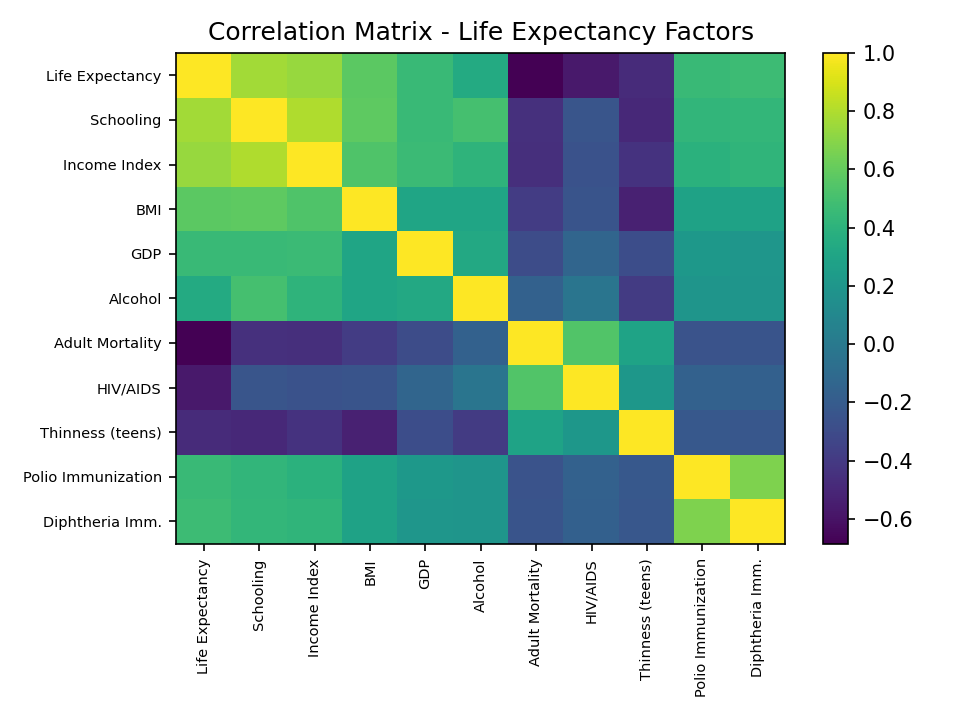

Here is the Python script that generated this plot:
# Ugly version: heatmap with default colormap and styling
import matplotlib.pyplot as plt
import pandas as pd
import numpy as np
import os

SCRIPT_DIR = os.path.dirname(os.path.abspath(__file__))
ROOT_DIR = os.path.dirname(os.path.dirname(SCRIPT_DIR))

df = pd.read_csv(os.path.join(ROOT_DIR, 'datasets', 'life_expectancy_who.csv'))

cols = {
    'Life_expectancy ': 'Life Expectancy',
    'Schooling': 'Schooling',
    'Income_composition_of_resources': 'Income Index',
    ' BMI ': 'BMI',
    'GDP': 'GDP',
    'Alcohol': 'Alcohol',
    'Adult_Mortality': 'Adult Mortality',
    ' HIV/AIDS': 'HIV/AIDS',
    ' thinness  1-19 years': 'Thinness (teens)',
    'Polio': 'Polio Immunization',
    'Diphtheria ': 'Diphtheria Imm.',
}

subset = df[list(cols.keys())].rename(columns=cols).dropna()
corr = subset.corr()

fig, ax = plt.subplots()

im = ax.imshow(corr.values, aspect='auto')
ax.set_xticks(range(len(corr.columns)))
ax.set_yticks(range(len(corr.columns)))
ax.set_xticklabels(corr.columns, rotation=90, fontsize=7)
ax.set_yticklabels(corr.columns, fontsize=7)
ax.set_title('Correlation Matrix - Life Expectancy Factors')
plt.colorbar(im, ax=ax)

plt.tight_layout()
plt.savefig(os.path.join(SCRIPT_DIR, '06_ugly.png'), dpi=150)
plt.show()
